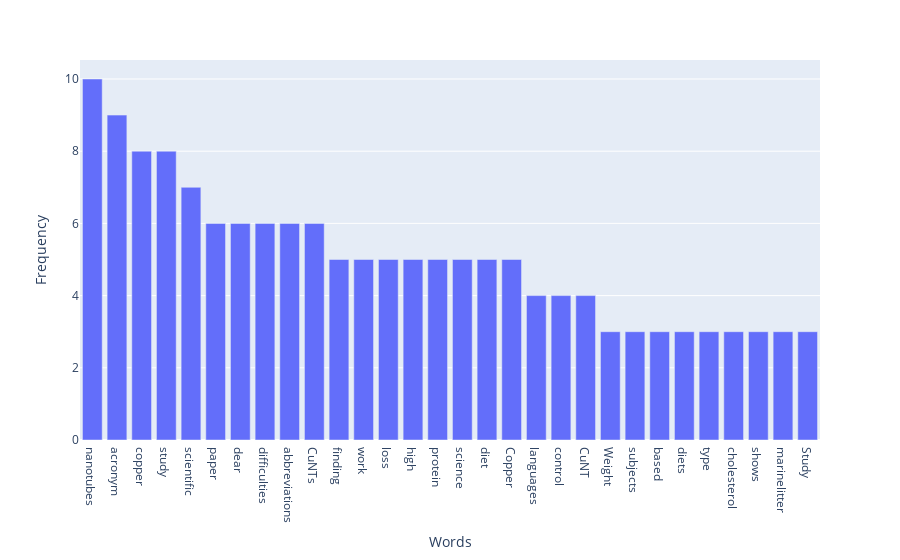

This figure's notebook cell:
### Code cell
#test

positive_text = df_test["Text"][df_train["Label"]==1].apply(lambda x : x.split())
negative_text = df_test["Text"][df_train["Label"]=="negative"].apply(lambda x: x.split())
neutral_text = df_test["Text"][df_train["Label"]=="neutral"].apply(lambda x:x.split())


# Merge all the lists into one common list
positive_text = sum(positive_text, [])
negative_text = sum(negative_text, [])
neutral_text = sum(neutral_text, [])

# Plot the most common words in positive sentiment
freq_pos = nltk.FreqDist(positive_text)
pos_df = pd.DataFrame({
    "words":list(freq_pos.keys()),
    "Count":list(freq_pos.values())
})
common_pos = pos_df.nlargest(columns="Count", n=30)
fig = px.bar(common_pos, x="words", y="Count", labels={"words": "Words", "Count":"Frequency"})
fig.show();

### Figure 1 — Plotly figure (JSON) as saved in the notebook; plotly's stock layout.template omitted (floating-point values rounded to 4 significant figures)
{"data": [{"alignmentgroup": "True", "hovertemplate": "Words=%{x}<br>Frequency=%{y}<extra></extra>", "legendgroup": "", "marker": {"color": "#636efa", "pattern": {"shape": ""}}, "name": "", "offsetgroup": "", "orientation": "v", "showlegend": false, "textposition": "auto", "type": "bar", "x": ["nanotubes", "acronym", "copper", "study", "scientific", "paper", "dear", "difficulties", "abbreviations", "CuNTs", "finding", "work", "loss", "high", "protein", "science", "diet", "Copper", "languages", "control", "CuNT", "Weight", "subjects", "based", "diets", "type", "cholesterol", "shows", "marinelitter", "Study"], "xaxis": "x", "y": [10, 9, 8, 8, 7, 6, 6, 6, 6, 6, 5, 5, 5, 5, 5, 5, 5, 5, 4, 4, 4, 3, 3, 3, 3, 3, 3, 3, 3, 3], "yaxis": "y"}], "layout": {"barmode": "relative", "legend": {"tracegroupgap": 0}, "margin": {"t": 60}, "xaxis": {"anchor": "y", "domain": [0, 1], "title": {"text": "Words"}}, "yaxis": {"anchor": "x", "domain": [0, 1], "title": {"text": "Frequency"}}}}
